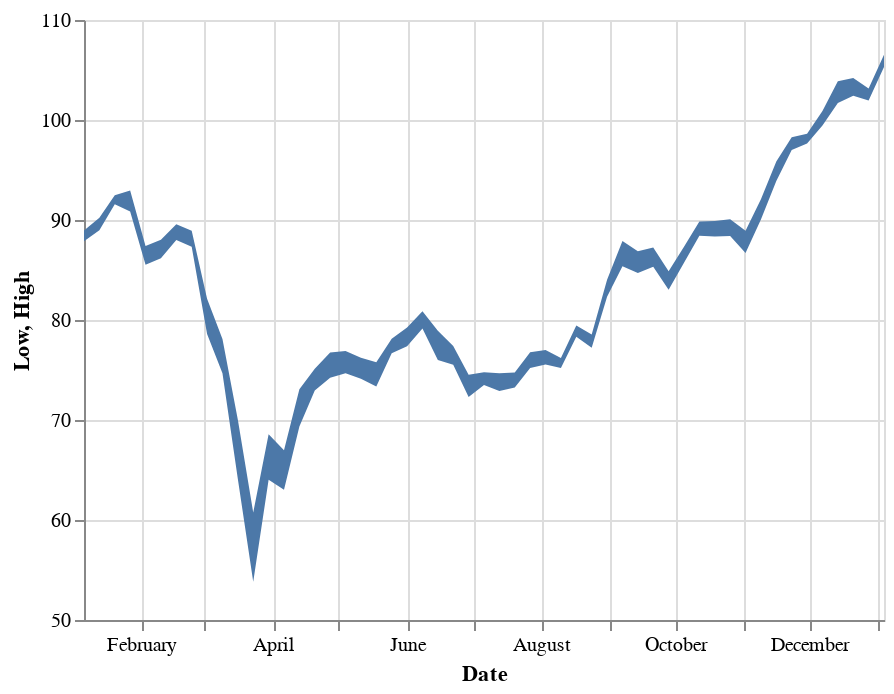

Notebook code cell kept with this figure:
### Markdown cell above
Okay, not too shabby, but this does look a bit jagged.

Maybe we can use Pandas' excellent ``resample`` method to take a weekly average.  This method is quite useful in translating from one time unit to another.  Check out the things we can resample by [here](https://pandas.pydata.org/pandas-docs/stable/user_guide/timeseries.html#dateoffset-objects).

We'll use ``W-MON`` which is a Week, starting on Monday.

(_Note: The following is sort of strange-looking at first, because we're setting and unsetting an index.  The idea is that ``resample`` will resample on the index (which we want to be the Date column) but Altair requires each column its using to be a non-index object.  This means we have to set the index to be the date, resample, and then reset the index for Altair._)

### Code cell
df_resampled = df.set_index("Date").resample("W-MON").mean()

chart_highlow = (
    alt.Chart(df_resampled.reset_index())
    .mark_area()
    .encode(
        x="Date:T", y=alt.Y("Low:Q", scale=alt.Scale(zero=False)), y2=alt.Y2("High:Q")
    )
)

chart_highlow

### Figure 1 — Vega-Lite specification as saved in the notebook (floating-point values rounded to 4 significant figures)
{"config": {"view": {"continuousWidth": 400, "continuousHeight": 300}}, "data": {"name": "data-bdd7ea871a90f79592dc102a75e1891d"}, "mark": "area", "encoding": {"x": {"field": "Date", "type": "temporal"}, "y": {"field": "Low", "scale": {"zero": false}, "type": "quantitative"}, "y2": {"field": "High"}}, "$schema": "https://vega.github.io/schema/vega-lite/v4.17.0.json", "datasets": {"data-bdd7ea871a90f79592dc102a75e1891d": [{"Date": "2020-01-06T00:00:00", "Open": 88.3, "High": 88.95, "Low": 87.87}, {"Date": "2020-01-13T00:00:00", "Open": 89.51, "High": 90.23, "Low": 88.96}, {"Date": "2020-01-20T00:00:00", "Open": 91.78, "High": 92.47, "Low": 91.57}, {"Date": "2020-01-27T00:00:00", "Open": 92.1, "High": 92.96, "Low": 90.86}, {"Date": "2020-02-03T00:00:00", "Open": 86.7, "High": 87.4, "Low": 85.52}, {"Date": "2020-02-10T00:00:00", "Open": 87.17, "High": 88.03, "Low": 86.18}, {"Date": "2020-02-17T00:00:00", "Open": 88.56, "High": 89.56, "Low": 88.0}, {"Date": "2020-02-24T00:00:00", "Open": 88.22, "High": 88.92, "Low": 87.32}, {"Date": "2020-03-02T00:00:00", "Open": 80.11, "High": 82.14, "Low": 78.61}, {"Date": "2020-03-09T00:00:00", "Open": 76.71, "High": 78.09, "Low": 74.68}, {"Date": "2020-03-16T00:00:00", "Open": 66.92, "High": 70.03, "Low": 64.1}, {"Date": "2020-03-23T00:00:00", "Open": 58.17, "High": 60.75, "Low": 53.82}, {"Date": "2020-03-30T00:00:00", "Open": 65.88, "High": 68.57, "Low": 64.03}, {"Date": "2020-04-06T00:00:00", "Open": 65.33, "High": 66.97, "Low": 63.02}, {"Date": "2020-04-13T00:00:00", "Open": 71.47, "High": 73.07, "Low": 69.34}, {"Date": "2020-04-20T00:00:00", "Open": 74.29, "High": 75.13, "Low": 72.95}, {"Date": "2020-04-27T00:00:00", "Open": 75.54, "High": 76.75, "Low": 74.24}, {"Date": "2020-05-04T00:00:00", "Open": 76.23, "High": 76.9, "Low": 74.67}, {"Date": "2020-05-11T00:00:00", "Open": 75.28, "High": 76.21, "Low": 74.14}, {"Date": "2020-05-18T00:00:00", "Open": 74.49, "High": 75.78, "Low": 73.36}, {"Date": "2020-05-25T00:00:00", "Open": 77.53, "High": 78.12, "Low": 76.67}, {"Date": "2020-06-01T00:00:00", "Open": 78.7, "High": 79.25, "Low": 77.39}, {"Date": "2020-06-08T00:00:00", "Open": 79.83, "High": 80.87, "Low": 79.14}, {"Date": "2020-06-15T00:00:00", "Open": 77.51, "High": 78.93, "Low": 76.0}, {"Date": "2020-06-22T00:00:00", "Open": 77.1, "High": 77.41, "Low": 75.53}, {"Date": "2020-06-29T00:00:00", "Open": 73.9, "High": 74.53, "Low": 72.31}, {"Date": "2020-07-06T00:00:00", "Open": 74.39, "High": 74.78, "Low": 73.5}, {"Date": "2020-07-13T00:00:00", "Open": 74.1, "High": 74.67, "Low": 72.9}, {"Date": "2020-07-20T00:00:00", "Open": 73.99, "High": 74.74, "Low": 73.26}, {"Date": "2020-07-27T00:00:00", "Open": 75.87, "High": 76.78, "Low": 75.19}, {"Date": "2020-08-03T00:00:00", "Open": 76.64, "High": 77.0, "Low": 75.56}, {"Date": "2020-08-10T00:00:00", "Open": 75.44, "High": 76.2, "Low": 75.21}, {"Date": "2020-08-17T00:00:00", "Open": 78.78, "High": 79.44, "Low": 78.33}, {"Date": "2020-08-24T00:00:00", "Open": 78.0, "High": 78.56, "Low": 77.24}, {"Date": "2020-08-31T00:00:00", "Open": 82.73, "High": 84.02, "Low": 82.33}, {"Date": "2020-09-07T00:00:00", "Open": 86.72, "High": 87.9, "Low": 85.38}, {"Date": "2020-09-14T00:00:00", "Open": 85.54, "High": 86.88, "Low": 84.71}, {"Date": "2020-09-21T00:00:00", "Open": 86.38, "High": 87.24, "Low": 85.33}, {"Date": "2020-09-28T00:00:00", "Open": 83.82, "High": 84.87, "Low": 83.03}, {"Date": "2020-10-05T00:00:00", "Open": 86.47, "High": 87.33, "Low": 85.72}, {"Date": "2020-10-12T00:00:00", "Open": 89.04, "High": 89.86, "Low": 88.43}, {"Date": "2020-10-19T00:00:00", "Open": 89.4, "High": 89.9, "Low": 88.36}, {"Date": "2020-10-26T00:00:00", "Open": 88.98, "High": 90.07, "Low": 88.4}, {"Date": "2020-11-02T00:00:00", "Open": 88.12, "High": 88.91, "Low": 86.69}, {"Date": "2020-11-09T00:00:00", "Open": 90.77, "High": 92.07, "Low": 90.05}, {"Date": "2020-11-16T00:00:00", "Open": 94.74, "High": 95.85, "Low": 93.91}, {"Date": "2020-11-23T00:00:00", "Open": 97.62, "High": 98.29, "Low": 96.99}, {"Date": "2020-11-30T00:00:00", "Open": 98.17, "High": 98.63, "Low": 97.65}, {"Date": "2020-12-07T00:00:00", "Open": 99.98, "High": 100.9, "Low": 99.44}, {"Date": "2020-12-14T00:00:00", "Open": 102.8, "High": 103.9, "Low": 101.7}, {"Date": "2020-12-21T00:00:00", "Open": 103.3, "High": 104.2, "Low": 102.4}, {"Date": "2020-12-28T00:00:00", "Open": 102.4, "High": 103.1, "Low": 102.0}, {"Date": "2021-01-04T00:00:00", "Open": 105.6, "High": 106.5, "Low": 105.3}]}}
